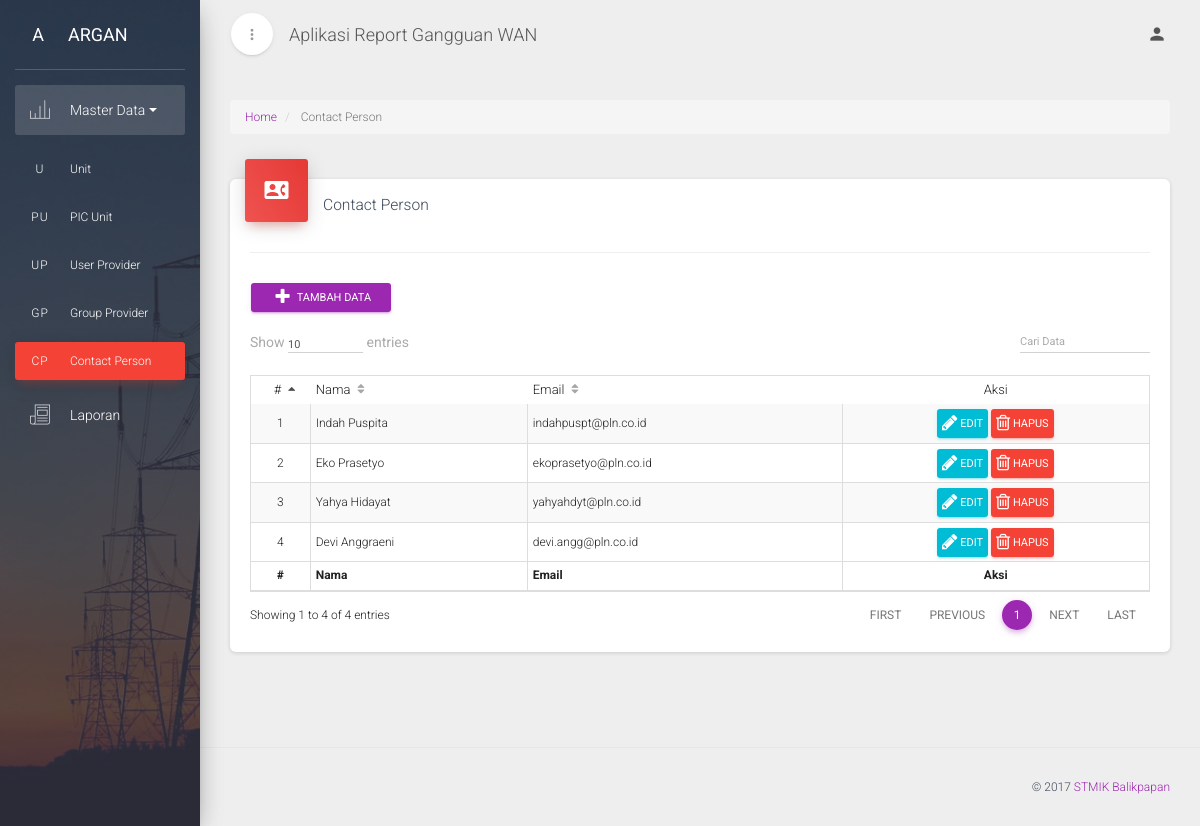
/index.php/c_cp_unit, run on the app's committed database.
### tables this page shows
CREATE TABLE `contact_person` (
  `id_cp` int(11) NOT NULL,
  `nm_cp` varchar(100) NOT NULL,
  `email` varchar(50) NOT NULL
);

### application/controllers/C_cp_unit.php (called while the page is built, shortened)
<?php
class C_cp_unit extends CI_Controller {
    function __construct(){
        $this->load->model('M_cp_unit');
    }
    function index(){
        $data['hasil'] = $this->M_cp_unit->index_model();
        $this->load->view('v_cp_unit/index', $data);
    }
}
?>

### index.php (called while the page is built, shortened)
<?php
require_once BASEPATH.'core/CodeIgniter.php';

### application/models/M_cp_unit.php (called while the page is built, shortened)
<?php
class M_cp_unit extends CI_Model {
    function index_model(){
        $baca = $this->db->query('select * from contact_person');
        if($baca->num_rows() > 0){
            foreach ($baca->result() as $data){
                $hasil[] = array(
                    'id_cp'=>$data->id_cp,
                    'nm_cp'=>$data->nm_cp,
                    'email'=>$data->email
                );
            }
            return json_encode ($hasil);
        }else{
            return false;
        }
    }
}
?>

### application/views/v_cp_unit/index.php (the view, shortened to what this page needs)
<div class="wrapper">
       <div class="sidebar" data-active-color="red" data-background-color="black" data-image="<?= base_url()?>assets/img/sidebar-1.jpeg">
           <div class="logo">
               <a href="<?= base_url() ?>" class="simple-text logo-mini">
                   A
               </a>
               <a href="<?= base_url() ?>" class="simple-text logo-normal">
                   ARGAN
               </a>
           </div>
           <div class="sidebar-wrapper">
               <ul class="nav">
                   <li class="active">
                       <a data-toggle="collapse" href="#masterData">
                           <i class="pe-7s-graph3"></i>
                           <p>Master Data
                               <b class="caret"></b>
                           </p>
                       </a>
                       <div class="collapse in" id="masterData">
                           <ul class="nav">
                               <li>
                                   <a href="<?= base_url() ?>C_unit/index">
                                       <span class="sidebar-mini">U</span>
                                       <span class="sidebar-normal">Unit</span>
                                   </a>
                               </li>
                               <li>
                                   <a href="<?= base_url() ?>C_pic_unit/index">
                                       <span class="sidebar-mini">PU</span>
                                       <span class="sidebar-normal">PIC Unit</span>
                                   </a>
                               </li>
                               <li>
                                   <a href="<?= base_url() ?>C_user_provider/index">
                                       <span class="sidebar-mini">UP</span>
                                       <span class="sidebar-normal">User Provider</span>
                                   </a>
                               </li>
                               <li>
                                   <a href="<?= base_url() ?>C_group_provider/index">
                                       <span class="sidebar-mini">GP</span>
                                       <span class="sidebar-normal">Group Provider</span>
                                   </a>
                               </li>
                               <li class="active">
                                   <a href="<?= base_url() ?>C_cp_unit/index">
                                       <span class="sidebar-mini">CP</span>
                                       <span class="sidebar-normal">Contact Person</span>
                                   </a>
                               </li>
                           </ul>
                       </div>
                   </li>
                   <li>
                       <a href="<?= base_url() ?>C_data_laporan/index">
                           <i class="pe-7s-news-paper"></i>
                           <p>Laporan</p>
                       </a>
                   </li>
               </ul>
           </div>
       </div>
   <div class="content">
       <div class="container-fluid">
           <div class="row">
               <div class="col-md-12">
                   <div class="page-title-box">
                       <ol class="breadcrumb p-0 m-0">
                           <li>
                               <a href="<?= base_url() ?>">Home</a>
                           </li>
                           <li class="active">
                               Contact Person
                           </li>
                       </ol>
                   </div>
                   <div class="card">
                       <div class="card-header card-header-icon" data-background-color="red">
                           <i class="material-icons">contact_phone</i>
                       </div>
                       <div class="card-content">
                           <h4 class="card-title">Contact Person</h4>
                           <hr>
                           <div class="toolbar">
                               <a href="<?= base_url() ?>C_cp_unit/create" class="btn btn-primary btn-sm"><i class="fa fa-plus fa-fw"></i> Tambah Data</a>
                           </div>
                           <div class="material-datatables">
                               <table id="datatables" class="table table-striped table-bordered table-hover" cellspacing="0" width="100%" style="width:100%">
                                    <thead>
                                       <tr>
                                           <th class="text-center">#</th>
                                           <th>Nama</th>
                                           <th>Email</th>
                                           <th class="text-center disabled-sorting">Aksi</th>
                                       </tr>
                                   </thead>
                                   <tfoot>
                                       <tr>
                                           <th class="text-center">#</th>
                                           <th>Nama</th>
                                           <th>Email</th>
                                           <th class="text-center disabled-sorting">Aksi</th>
                                       </tr>
                                   </tfoot>
                                   <tbody>
                                       <?php
                                       if ($hasil){
                                           $no = 1;
                                           $array = json_decode($hasil, true);
                                           foreach($array as $data) {
                                       ?>
                                       <tr>
                                           <td class="text-center"><?php echo $no++;?></td>
                                           <td><?php echo $data['nm_cp'];?></td>
                                           <td><?php echo $data['email'];?></td>
                                           <td class="text-center td-actions">
                                               <a href="<?= base_url() ?>C_cp_unit/update/<?= $data['id_cp']?>" class="btn btn-info btn-sm"><i class="fa fa-pencil"></i> Edit</a>
                                               <a href="<?= base_url() ?>c_cp_unit/deletedata/<?= $data['id_cp']?>"
                                               class="btn btn-danger btn-sm">
                                               <i class="fa fa-trash-o"></i> Hapus
                                               </a>
                                           </td>
                                       </tr>
                                        <?php
                                       }
                                       }
                                       ?>
                                   </tbody>
                               </table>
                           </div>
                       </div>
                   </div>
               </div>
           </div>
       </div>
   </div>
   <footer class="footer">
       <div class="container-fluid">
           <p class="copyright pull-right">
           &copy;
               <a href="http://stmikbpn.ac.id/">STMIK Balikpapan</a>
           </p>
       </div>
   </footer>
   </div>

### data on the page
contact_person: nm_cp "Indah Puspita", email "indahpuspt@pln.co.id"
contact_person: nm_cp "Eko Prasetyo", email "ekoprasetyo@pln.co.id"
contact_person: nm_cp "Yahya Hidayat", email "yahyahdyt@pln.co.id"
contact_person: nm_cp "Devi Anggraeni", email "devi.angg@pln.co.id"
